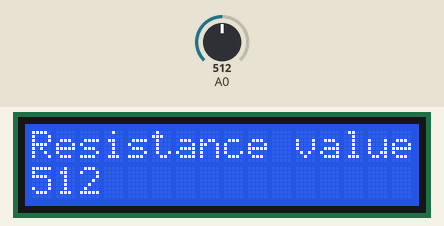
A sketch run on a simulated Arduino Uno, built with avr-gcc and run on an emulated ATmega328P. Parts: 16×2 character LCD. The inputs (shaded band) are chosen by the test bench; at power-on: A0 = 512.

Above: at 1.2 s.
1.3 s: A0 set to 716
At 2.7 s:
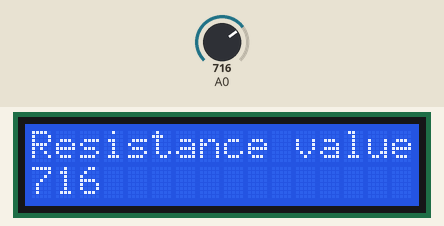
3.0 s: A0 set to 900
At 4.2 s:
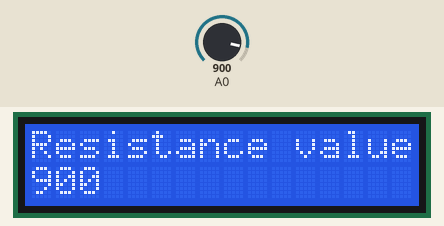
4.5 s: A0 set to 1023
At 4.9 s:
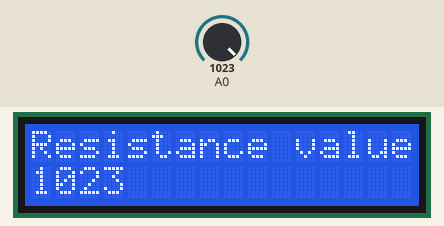
Timing chart, 0 to 7.5 s (numbered marks = the images above; inputs shaded):
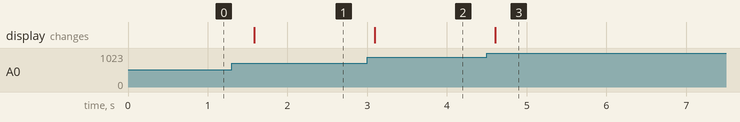

Measured:
- after the input at 1.3 s, the display: changes after 0.28 s (image 1)
- after the input at 3.0 s, the display: changes after 0.09 s (image 2)
- after the input at 4.5 s, the display: changes after 0.11 s (image 3)

The sketch:

adc.ino
```cpp
#include <LiquidCrystal.h>

LiquidCrystal lcd(2, 3, 4, 5, 6, 7);


void setup() {
  lcd.begin(16, 2);
  }

void loop() {
  int Varaible_resistor_data = analogRead(A0);
  lcd.setCursor(0,0);
  lcd.print("Resistance value");
  lcd.setCursor(0,1);
  lcd.print("           ");
  lcd.setCursor(0,1);
  lcd.print(Varaible_resistor_data);
  delay(500);
}

void project_name()
{
  lcd.setCursor(0, 0);
  lcd.print("Analog input    ");
  lcd.setCursor(0, 1);
  lcd.print("Digital Output  ");
  delay(5000);
  lcd.clear();
}
```
